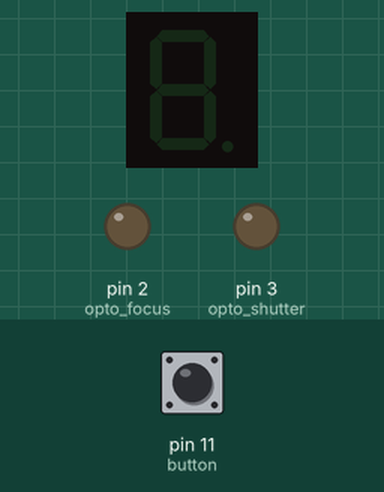
Recording of a sketch running on a simulated Arduino Uno, built with avr-gcc and run on an emulated ATmega328P. Parts: 1-digit seven-segment display, output pins drawn as LEDs (lit = HIGH). Wiring (inferred from the names in the program): 1-digit 7-segment display, segments lit when HIGH: segments pin 4, pin 5, pin 6, pin 7, pin 8, pin 9, pin 10. Inputs (shaded band) come from the test bench; at power-on: pin 11 (button) LOW. The segment pins are drawn as the display they are named for; pins used as bus, display or sensor lines are not drawn.

Above: at 1.2 s.
1.3 s: pin 11 (button) pulled HIGH for 0.15 s
At 5.1 s:
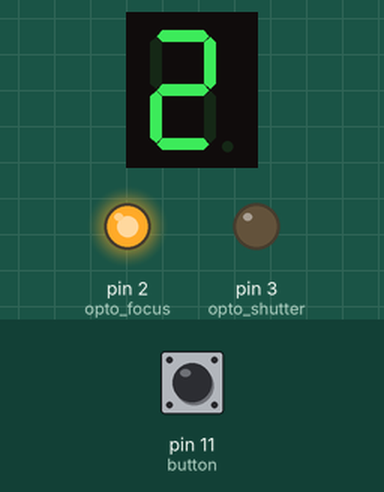
At 6.45 s:
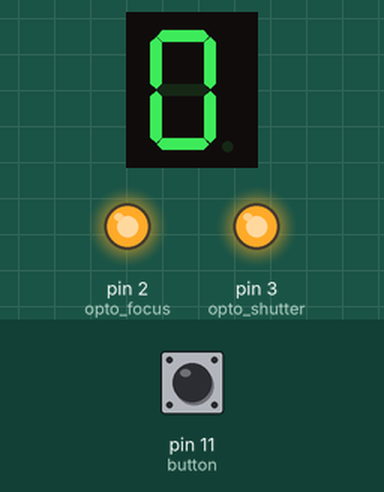
Timing chart, 0 to 8.1 s (numbered marks = the images above; inputs shaded):
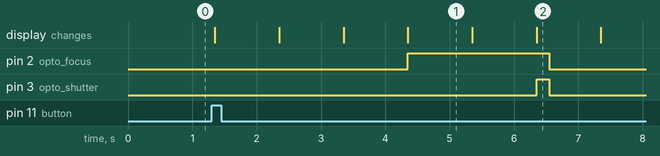

Measured:
- after the input at 1.3 s, pin 2 (opto_focus): LOW → HIGH after 3.1 s, → LOW 2.2 s later; pin 3 (opto_shutter): LOW → HIGH after 5.1 s, → LOW 0.20 s later; the display: first changes after 0.05 s (image 1 shows a later state)
- what the display in image 1 shows lasts 1.0 s, from 4.4 s to 5.4 s

The sketch:

camera_booth.ino
```cpp
const int startCountdown = 5;
const byte opto_focus = 2;
const byte opto_shutter = 3;
const byte button = 11;

// seven-segment pins
const byte a = 4;
const byte b = 5;
const byte c = 6;
const byte d = 7;
const byte e = 8;
const byte f = 9;
const byte g = 10;

const byte sevenSegPins[7] = {a, b, c, d, e, f, g};

boolean trigger = false;
int buttonState;
int lastButtonState = LOW;
unsigned long lastDebounceTime = 0;
unsigned long debounceDelay = 50;

void on(byte pin) {
  digitalWrite(pin, HIGH);
}

void off(byte pin) {
  digitalWrite(pin, LOW);
}

void displayDigit(int digit) {
  // segment a
  if (digit != 1 && digit != 4) {
    on(a);
  } else {
    off(a);
  }

  // segment b
  if (digit != 5 && digit != 6) {
    on(b);
  } else {
    off(b);
  }

  // segment c
  if (digit != 2) {
    on(c);
  } else {
    off(c);
  }

  // segment d
  if (digit != 1 && digit != 4 && digit != 7) {
    on(d);
  } else {
    off(d);
  }

  // segment e
  if (digit == 2 || digit == 6 || digit == 8 || digit == 0) {
    on(e);
  } else {
    off(e);
  }

  // segment f
  if (digit != 1 && digit != 2 && digit != 3 && digit != 7) {
    on(f);
  } else {
    off(f);
  }

  // segment g
  if (digit != 0 && digit != 1 && digit != 7) {
    on(g);
  } else {
    off(g);
  }
}

void turnLedOff() {
  for (byte pin = 0; pin < (sizeof(sevenSegPins) / sizeof(byte)); pin++) {
    off(sevenSegPins[pin]);
  }
}

void focus() {
  on(opto_focus);
}

void shutter() {
  on(opto_shutter);
}

void resetCamera() {
  off(opto_shutter);
  off(opto_focus);
}

void takePhoto() {
  for (int i = startCountdown; i >= 0; i--) {
    displayDigit(i);
    if (i == 2) {
      focus();
    }
    if (i == 0) {
      shutter();
      delay(200);
      resetCamera();
      delay(800);
      break;
    }
    delay(1000);
  }
  turnLedOff();
}

void setup() {
  // put your setup code here, to run once:
  //Serial.begin(115200);
  pinMode(button, INPUT);
  pinMode(opto_focus, OUTPUT);
  pinMode(opto_shutter, OUTPUT);

  for (byte pin = 0; pin < (sizeof(sevenSegPins) / sizeof(byte)); pin++) {
    pinMode(sevenSegPins[pin], OUTPUT);
  }
}

void loop() {
  // put your main code here, to run repeatedly:
  int reading = digitalRead(button);

  if (reading != lastButtonState) {
    lastDebounceTime = millis();
  }

  if ((millis() - lastDebounceTime) > debounceDelay) {
    if (reading != buttonState) {
      buttonState = reading;

      if (buttonState == HIGH) {
        trigger = true;
      }
    }
  }

  lastButtonState = reading;

  if (trigger) {
    trigger = false;
    takePhoto();
  }
}
```
